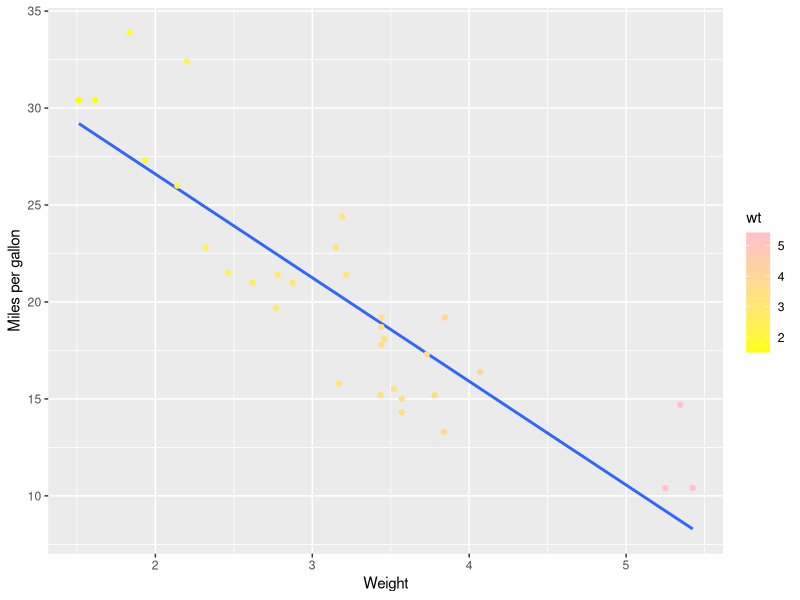

Reproduce this figure in R.
## ---- chunk 1
knitr::opts_chunk$set(echo = TRUE)
library(knitr)
library(ggplot2)
library(markdown)

## ---- chunk 2
data("mtcars")
ggplot(mtcars, aes(x = wt, y = mpg)) +
  geom_smooth(method = lm, se = FALSE) +
  geom_point(aes(color = wt)) +
  xlab("Weight") + 
  ylab("Miles per gallon") +
  scale_colour_gradient(low = "yellow", high = "pink")
## ---- chunk 3
kable(head(mtcars, n = 5), digits = 3, format = "markdown")
